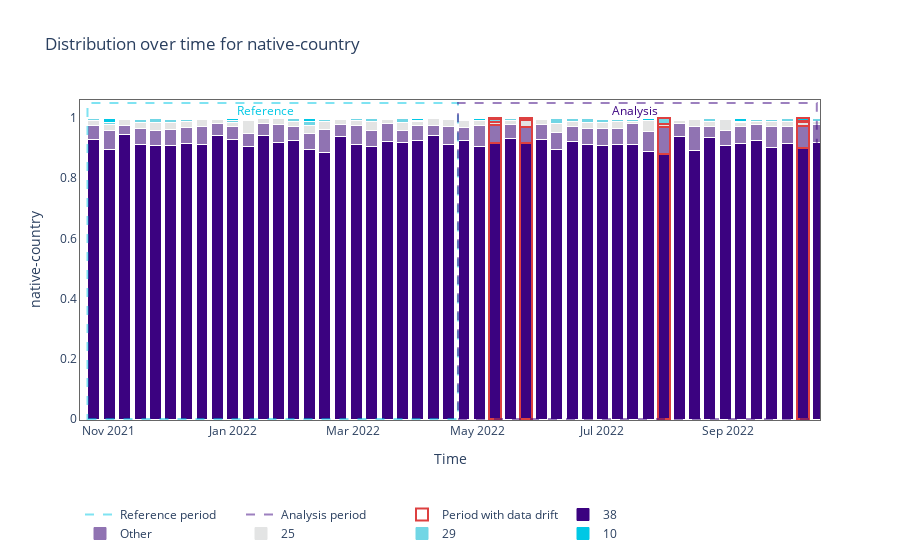
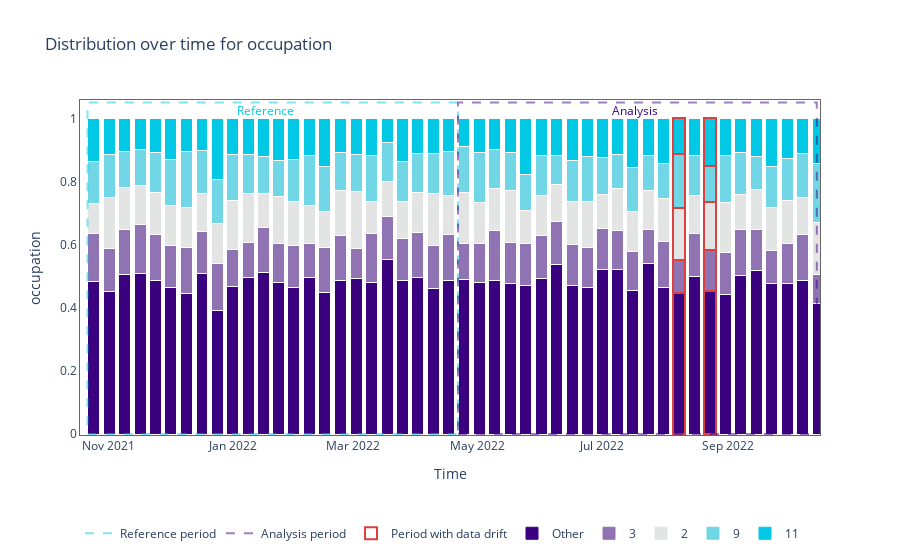
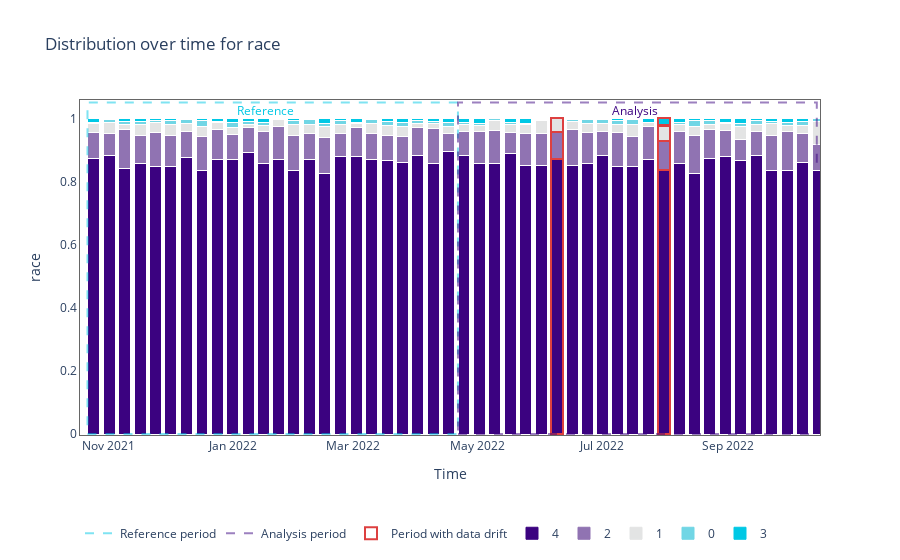
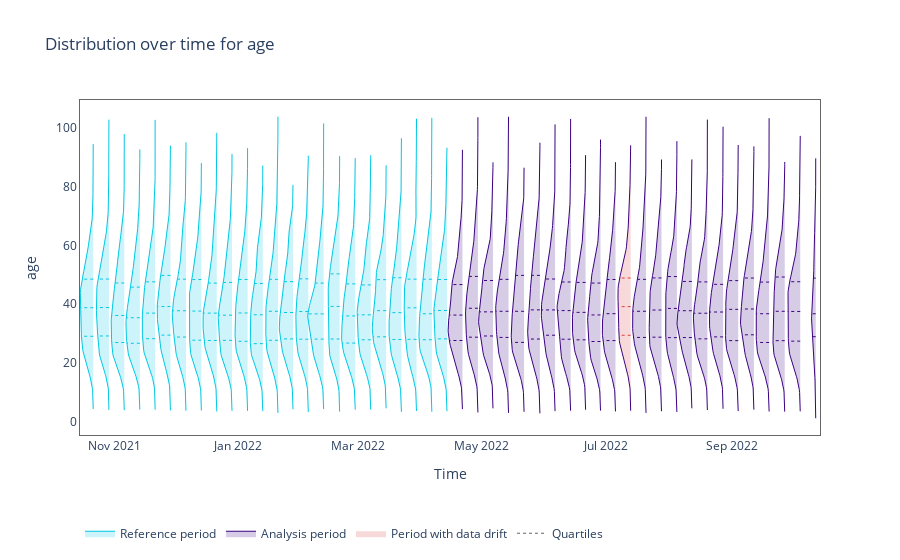

The notebook cell saved with these charts, in order:
### Code cell
# Plot the distribution results for features exhibiting drift
ranked_features = ranker.rank(univariate_results, model_metadata=metadata, only_drifting = True)

for feature in ranked_features.feature:
    figure = univariate_results.plot(kind='feature_distribution', feature_label=feature)
    figure.show()
    
# To run this for categorical and continous features use the code

'''
# Plot distribution drift results for continuous model inputs

for feature in metadata.continuous_features:
    figure = univariate_results.plot(kind='feature_distribution',feature_label=feature.label)
    figure.show()

# Plot distribution drift results for categorical model inputs
for feature in metadata.categorical_features:
    figure = univariate_results.plot(kind='feature_distribution',feature_label=feature.label)
    figure.show()

'''
